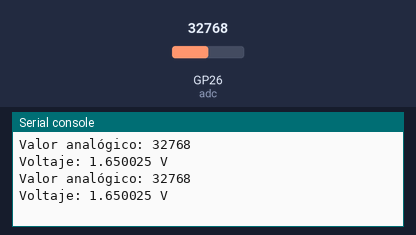
A program run on a simulated Raspberry Pi Pico running MicroPython. On the bench: the last lines printed to the serial console. The inputs (shaded band) are chosen by the test bench; at power-on: GP26 (adc) = 32768 (analog values on the 0–65535 scale).

Above: at 1.2 s.
1.3 s: GP26 (adc) set to 45874
At 2.6 s:
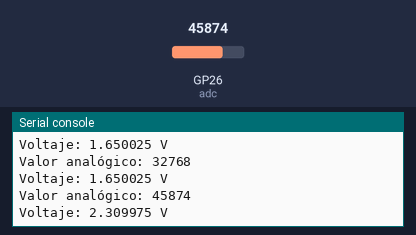
2.8 s: GP26 (adc) set to 57670
At 3.7 s:
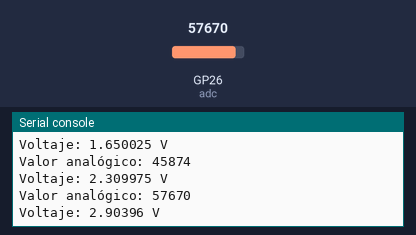
Timing chart, 0 to 5.8 s (numbered marks = the images above; inputs shaded):
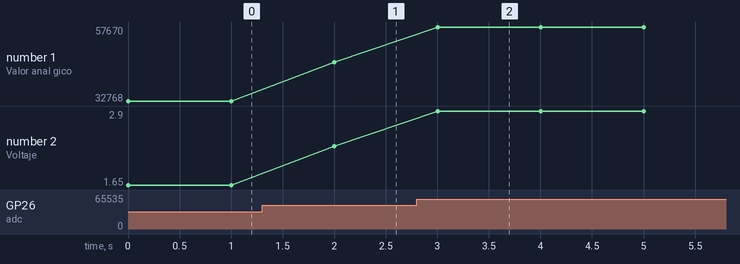

Measured:
- after the input at 1.3 s, the serial console: prints a new line after 0.70 s (image 1)
- after the input at 2.8 s, the serial console: prints a new line after 0.20 s (image 2)
- plotted number 1: 32768 → 45874 after the input at 1.3 s, 45874 → 57670 after the input at 2.8 s
- plotted number 2: 1.65 → 2.31 after the input at 1.3 s, 2.31 → 2.9 after the input at 2.8 s

The program:

Linear_Hall.py
```python
#Sensor Linear hall KY-024
#Benitez Solorzano Paola

import machine
import time

# Configurar el pin ADC0 (GP26) como entrada analógica
adc = machine.ADC(26)

while True:
    # Leer el valor analógico del pin ADC0 y convertirlo a voltaje
    sensor_value = adc.read_u16()
    voltage = sensor_value * 3.3 / 65535  # Rango de conversión de 16 bits

    # Imprimir el valor analógico y el voltaje en la consola
    print("Valor analógico:", sensor_value)
    print("Voltaje:", voltage, "V")

    # Esperar 1 segundo antes de la siguiente lectura
    time.sleep(1)
```
